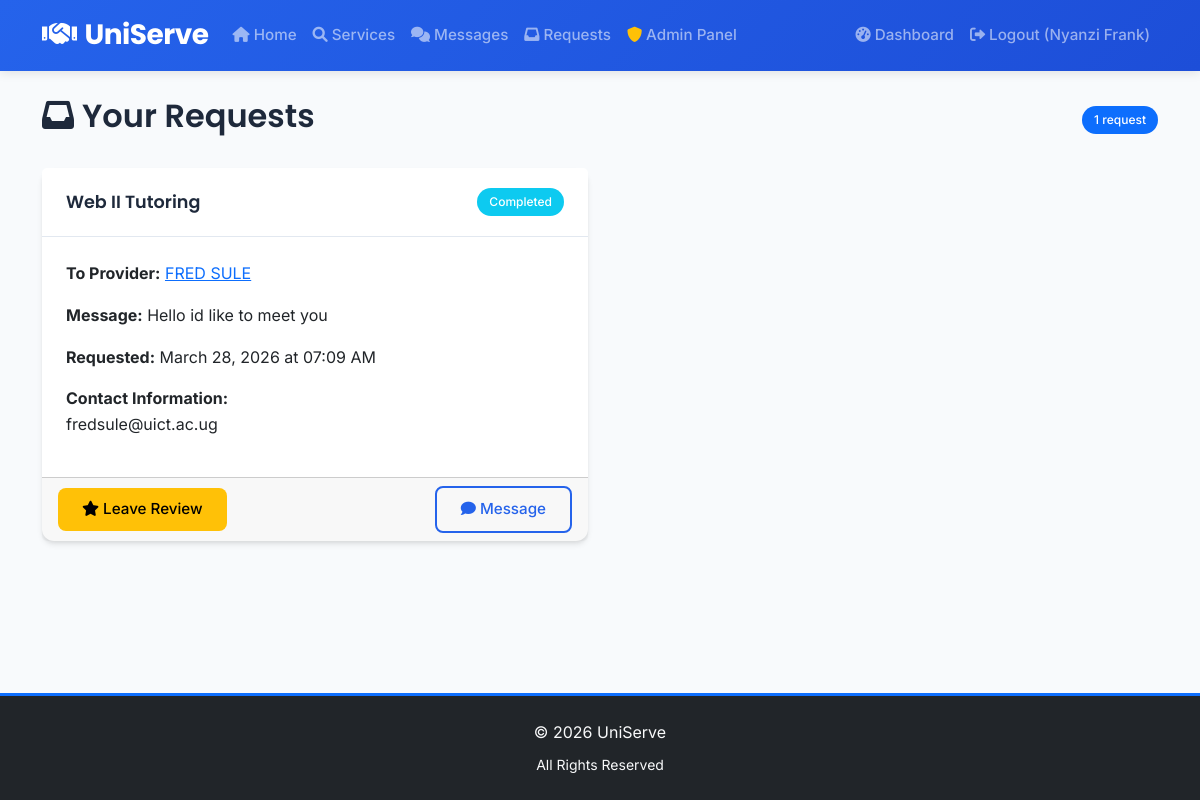
/service_requests (signed in), run on the app's committed database.
### app.py (models this page shows)
class ServiceRequest(db.Model):
    id = db.Column(db.Integer, primary_key=True)
    message = db.Column(db.Text, nullable=False)
    status = db.Column(db.String(20), default='pending')
    request_date = db.Column(db.DateTime, default=datetime.utcnow)
    service_id = db.Column(db.Integer, db.ForeignKey('service.id'), nullable=False)
    seeker_id = db.Column(db.Integer, db.ForeignKey('user.id'), nullable=False)
    seeker = db.relationship('User', foreign_keys=[seeker_id], backref='service_requests')

class Service(db.Model):
    id = db.Column(db.Integer, primary_key=True)
    title = db.Column(db.String(100), nullable=False)
    description = db.Column(db.Text, nullable=False)
    category = db.Column(db.String(50), nullable=False)
    price = db.Column(db.String(50), nullable=True)
    location = db.Column(db.String(100), nullable=False)
    contact_info = db.Column(db.String(100), nullable=False)
    created_date = db.Column(db.DateTime, default=datetime.utcnow)
    is_active = db.Column(db.Boolean, default=True)
    provider_id = db.Column(db.Integer, db.ForeignKey('user.id'), nullable=False)
    requests = db.relationship('ServiceRequest', backref='service', lazy=True)

class User(db.Model):
    id = db.Column(db.Integer, primary_key=True)
    name = db.Column(db.String(100), nullable=False)
    email = db.Column(db.String(100), unique=True, nullable=False)
    password = db.Column(db.String(200), nullable=False)
    user_type = db.Column(db.String(20), nullable=False)
    is_admin = db.Column(db.Boolean, default=False)
    profile_picture = db.Column(db.String(200), nullable=True)
    student_id_document = db.Column(db.String(200), nullable=True)
    verification_status = db.Column(db.String(20), default='unverified')
    registration_date = db.Column(db.DateTime, default=datetime.utcnow)
    services = db.relationship('Service', backref='provider', lazy=True)
    reviews_given = db.relationship('Review', foreign_keys='Review.reviewer_id', backref='reviewer', lazy=True)
    reviews_received = db.relationship('Review', foreign_keys='Review.reviewee_id', backref='reviewee', lazy=True)

### app.py (the view)
@app.route('/service_requests')
def service_requests():
    if 'user_id' not in session:
        flash('Please log in to view requests.', 'danger')
        return redirect(url_for('login'))
    user_id = session['user_id']
    user_type = session.get('user_type', 'seeker')
    if user_type == 'provider':
        services = Service.query.filter_by(provider_id=user_id).all()
        service_ids = [service.id for service in services]
        requests = ServiceRequest.query.filter(ServiceRequest.service_id.in_(service_ids)).order_by(ServiceRequest.request_date.desc()).all()
    else:
        requests = ServiceRequest.query.filter_by(seeker_id=user_id).order_by(ServiceRequest.request_date.desc()).all()
    return render_template('service_requests.html', requests=requests, user_type=user_type)

### templates/service_requests.html (shortened to what this page needs)
{% extends "base.html" %}
{% block content %}
<div class="row">
    <div class="col-md-12">
        <div class="d-flex justify-content-between align-items-center mb-4">
            <h2><i class="fas fa-inbox me-2"></i>{{ 'Service Requests' if user_type == 'provider' else 'Your Requests' }}</h2>
            <span class="badge bg-primary">{{ requests|length }} request{{ 's' if requests|length != 1 else '' }}</span>
        </div>
    </div>
</div>
{% if requests %}
<div class="row">
    {% for request in requests %}
    <div class="col-md-6 mb-4">
        <div class="card h-100">
            <div class="card-header d-flex justify-content-between align-items-center">
                <h6 class="mb-0">{{ request.service.title }}</h6>
                <span class="badge bg-{{ 'warning' if request.status == 'pending' else 'success' if request.status == 'accepted' else 'info' if request.status == 'completed' else 'secondary' }}">
                    {{ request.status|title }}
                </span>
            </div>
            <div class="card-body">
                {% if user_type == 'provider' %}
                <p class="card-text"><strong>From:</strong>
                    <a href="{{ url_for('profile', user_id=request.seeker.id) }}">{{ request.seeker.name }}</a>
                </p>
                {% else %}
                <p class="card-text"><strong>To Provider:</strong>
                    <a href="{{ url_for('profile', user_id=request.service.provider.id) }}">{{ request.service.provider.name }}</a>
                </p>
                {% endif %}
                <p class="card-text"><strong>Message:</strong> {{ request.message }}</p>
                <p class="card-text"><strong>Requested:</strong> {{ request.request_date.strftime('%B %d, %Y at %I:%M %p') }}</p>
                <div class="mb-3">
                    <strong>Contact Information:</strong>
                    {% if user_type == 'provider' %}
                    <p class="mb-1">{{ request.seeker.email }}</p>
                    {% else %}
                    <p class="mb-1">{{ request.service.provider.email }}</p>
                    {% endif %}
                </div>
            </div>
            <div class="card-footer">
                <div class="d-flex justify-content-between align-items-center">
                    <div>
                        {% if user_type == 'provider' %}
                            {% if request.status == 'pending' %}
                            <form method="POST" action="{{ url_for('update_request_status', request_id=request.id) }}" class="d-inline">
                                <button type="submit" name="status" value="accepted" class="btn btn-success btn-sm">
                                    <i class="fas fa-check me-1"></i>Accept
                                </button>
                            </form>
                            <form method="POST" action="{{ url_for('update_request_status', request_id=request.id) }}" class="d-inline">
                                <button type="submit" name="status" value="cancelled" class="btn btn-secondary btn-sm">
                                    <i class="fas fa-times me-1"></i>Decline
                                </button>
                            </form>
                            {% elif request.status == 'accepted' %}
                            <form method="POST" action="{{ url_for('update_request_status', request_id=request.id) }}" class="d-inline">
                                <button type="submit" name="status" value="completed" class="btn btn-info btn-sm">
                                    <i class="fas fa-check-double me-1"></i>Mark Complete
                                </button>
                            </form>
                            {% endif %}
                        {% else %}
                            {% if request.status == 'completed' %}
                            <a href="{{ url_for('profile', user_id=request.service.provider.id) }}#reviews" class="btn btn-warning btn-sm">
                                <i class="fas fa-star me-1"></i>Leave Review
                            </a>
                            {% endif %}
                        {% endif %}
                    </div>
                    {% if request.status in ['accepted', 'completed'] or session.get('is_admin') %}
                    <a href="{{ url_for('conversation', user_id=(request.seeker.id if user_type == 'provider' else request.service.provider.id)) }}" class="btn btn-outline-primary btn-sm">
                        <i class="fas fa-comment me-1"></i>Message
                    </a>
                    {% else %}
                    <button class="btn btn-outline-secondary btn-sm" disabled title="Request must be accepted first.">
                        <i class="fas fa-comment me-1"></i>Message
                    </button>
                    {% endif %}
                </div>
            </div>
        </div>
    </div>
    {% endfor %}
</div>
{% endif %}
{% endblock %}

### static/css/style.css (style rules this page uses)
:root { --primary-color: #2563eb; --primary-dark: #1d4ed8; --secondary-color: #64748b; --success-color: #10b981; --warning-color: #f59e0b; --danger-color: #ef4444; --light-color: #f8fafc; --dark-color: #1e293b; --border-radius: 12px; --shadow: 0 4px 6px -1px rgba(0, 0, 0, 0.1), 0 2px 4px -1px rgba(0, 0, 0, 0.06); --shadow-lg: 0 10px 15px -3px rgba(0, 0, 0, 0.1), 0 4px 6px -2px rgba(0, 0, 0, 0.05); }
body { font-family: 'Inter', -apple-system, BlinkMacSystemFont, 'Segoe UI', Roboto, sans-serif; background-color: #f8fafc; color: #334155; line-height: 1.6; font-weight: 400; }
h1, h2, h3, h4, h5, h6 { font-family: 'Poppins', -apple-system, BlinkMacSystemFont, 'Segoe UI', Roboto, sans-serif; font-weight: 600; line-height: 1.3; color: #1e293b; margin-bottom: 0.5rem; }
h2 { font-size: 2rem; }
h6 { font-size: 1.1rem; }
.card { border: none; border-radius: var(--border-radius); box-shadow: var(--shadow); transition: all 0.3s ease; background: white; }
.card-header { background: white; border-bottom: 1px solid #e2e8f0; font-family: 'Poppins', sans-serif; font-weight: 600; padding: 1.25rem 1.5rem; }
.card-body { padding: 1.5rem; }
.btn { font-family: 'Inter', sans-serif; font-weight: 500; border-radius: 8px; padding: 0.625rem 1.5rem; transition: all 0.2s ease; border: none; font-size: 0.95rem; }
.btn-outline-primary { border: 2px solid var(--primary-color); color: var(--primary-color); background: transparent; }
.badge { font-family: 'Inter', sans-serif; font-weight: 500; border-radius: 20px; padding: 0.5rem 0.75rem; font-size: 0.75rem; }

### data on the page
ServiceRequest: service "Web II Tutoring", status "Completed", service.provider.name "FRED SULE", message "Hello id like to meet you", request_date "March 28, 2026 at 07:09 AM", service.provider.email "fredsule@uict.ac.ug"

### other printed values
{{ session.user_name }} "Nyanzi Frank"
{{ 'Service Requests' if user_type == 'provider' else 'Your Requests' }} "Your Requests"
{{ requests|length }} "1"
